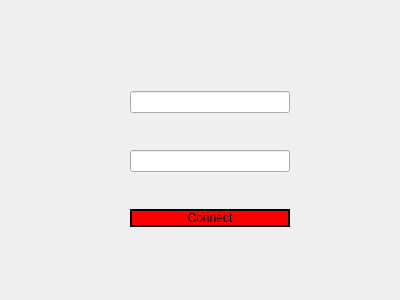
<?xml version="1.0" encoding="UTF-8"?>
<ui version="4.0">
 <class>Login</class>
 <widget class="QDialog" name="Login">
  <property name="geometry">
   <rect>
    <x>0</x>
    <y>0</y>
    <width>400</width>
    <height>300</height>
   </rect>
  </property>
  <property name="windowTitle">
   <string>Login</string>
  </property>
  <property name="windowIcon">
   <iconset>
    <normaloff>:/Pictures/wifibot-dplp.png</normaloff>:/Pictures/wifibot-dplp.png</iconset>
  </property>
  <property name="styleSheet">
   <string notr="true">QDialog {
background-image : url(&quot;:/main/background/robotBackground.jpg&quot;);
}</string>
  </property>
  <widget class="QWidget" name="verticalLayoutWidget">
   <property name="geometry">
    <rect>
     <x>130</x>
     <y>60</y>
     <width>160</width>
     <height>201</height>
    </rect>
   </property>
   <layout class="QVBoxLayout" name="verticalLayout">
    <item>
     <widget class="QLineEdit" name="ip"/>
    </item>
    <item>
     <widget class="QLineEdit" name="port"/>
    </item>
    <item>
     <widget class="QPushButton" name="connect">
      <property name="styleSheet">
       <string notr="true">QPushButton {
    background-color: red;
    border-style: outset;
    border-width: 2px;
    border-color: black;
}

QPushButton:pressed {
    background-color: green; 
}</string>
      </property>
      <property name="text">
       <string>Connect</string>
      </property>
     </widget>
    </item>
   </layout>
  </widget>
 </widget>
 <resources/>
 <connections/>
</ui>
